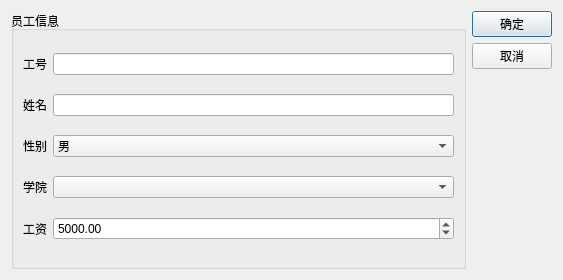
<?xml version="1.0" encoding="UTF-8"?>
<ui version="4.0">
 <class>EditDialog</class>
 <widget class="QDialog" name="EditDialog">
  <property name="geometry">
   <rect>
    <x>0</x>
    <y>0</y>
    <width>563</width>
    <height>280</height>
   </rect>
  </property>
  <property name="windowTitle">
   <string>Dialog</string>
  </property>
  <layout class="QGridLayout" name="gridLayout_2">
   <item row="0" column="0">
    <layout class="QHBoxLayout" name="horizontalLayout">
     <item>
      <widget class="QGroupBox" name="groupBox">
       <property name="title">
        <string>员工信息</string>
       </property>
       <layout class="QGridLayout" name="gridLayout">
        <item row="0" column="0">
         <widget class="QLabel" name="label">
          <property name="text">
           <string>工号</string>
          </property>
         </widget>
        </item>
        <item row="0" column="1">
         <widget class="QLineEdit" name="editEmpNo"/>
        </item>
        <item row="1" column="0">
         <widget class="QLabel" name="label_2">
          <property name="text">
           <string>姓名</string>
          </property>
         </widget>
        </item>
        <item row="1" column="1">
         <widget class="QLineEdit" name="editEmpName"/>
        </item>
        <item row="2" column="0">
         <widget class="QLabel" name="label_3">
          <property name="text">
           <string>性别</string>
          </property>
         </widget>
        </item>
        <item row="2" column="1">
         <widget class="QComboBox" name="cmbGender">
          <item>
           <property name="text">
            <string>男</string>
           </property>
          </item>
          <item>
           <property name="text">
            <string>女</string>
           </property>
          </item>
         </widget>
        </item>
        <item row="3" column="0">
         <widget class="QLabel" name="label_4">
          <property name="text">
           <string>学院</string>
          </property>
         </widget>
        </item>
        <item row="3" column="1">
         <widget class="QComboBox" name="cmbDept"/>
        </item>
        <item row="4" column="0">
         <widget class="QLabel" name="label_5">
          <property name="text">
           <string>工资</string>
          </property>
         </widget>
        </item>
        <item row="4" column="1">
         <widget class="QDoubleSpinBox" name="dSpinSalary">
          <property name="maximum">
           <double>50000.000000000000000</double>
          </property>
          <property name="value">
           <double>5000.000000000000000</double>
          </property>
         </widget>
        </item>
       </layout>
      </widget>
     </item>
     <item>
      <layout class="QVBoxLayout" name="verticalLayout">
       <item>
        <widget class="QPushButton" name="btnOK">
         <property name="text">
          <string>确定</string>
         </property>
        </widget>
       </item>
       <item>
        <widget class="QPushButton" name="btnCancel">
         <property name="text">
          <string>取消</string>
         </property>
        </widget>
       </item>
       <item>
        <spacer name="verticalSpacer">
         <property name="orientation">
          <enum>Qt::Vertical</enum>
         </property>
         <property name="sizeHint" stdset="0">
          <size>
           <width>20</width>
           <height>40</height>
          </size>
         </property>
        </spacer>
       </item>
      </layout>
     </item>
    </layout>
   </item>
  </layout>
 </widget>
 <resources/>
 <connections>
  <connection>
   <sender>btnOK</sender>
   <signal>clicked()</signal>
   <receiver>EditDialog</receiver>
   <slot>accept()</slot>
   <hints>
    <hint type="sourcelabel">
     <x>509</x>
     <y>27</y>
    </hint>
    <hint type="destinationlabel">
     <x>281</x>
     <y>139</y>
    </hint>
   </hints>
  </connection>
  <connection>
   <sender>btnCancel</sender>
   <signal>clicked()</signal>
   <receiver>EditDialog</receiver>
   <slot>reject()</slot>
   <hints>
    <hint type="sourcelabel">
     <x>509</x>
     <y>63</y>
    </hint>
    <hint type="destinationlabel">
     <x>281</x>
     <y>139</y>
    </hint>
   </hints>
  </connection>
 </connections>
</ui>
